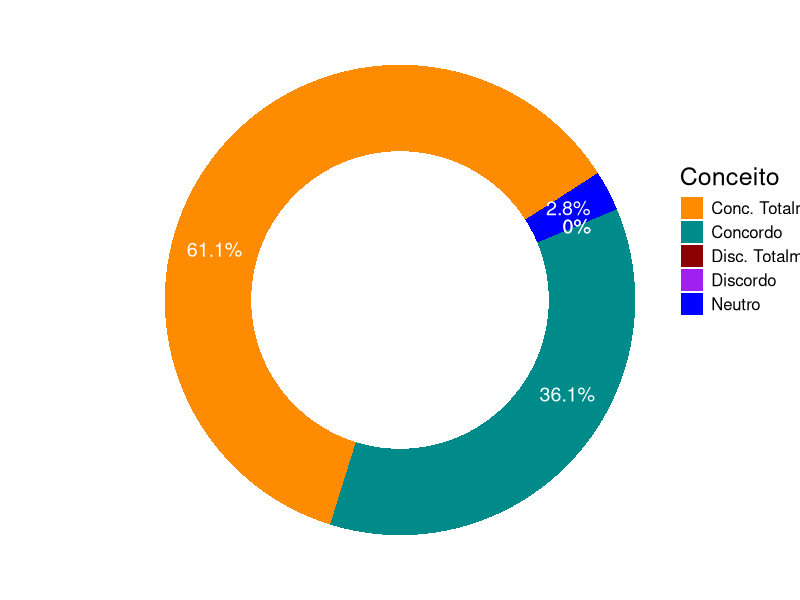
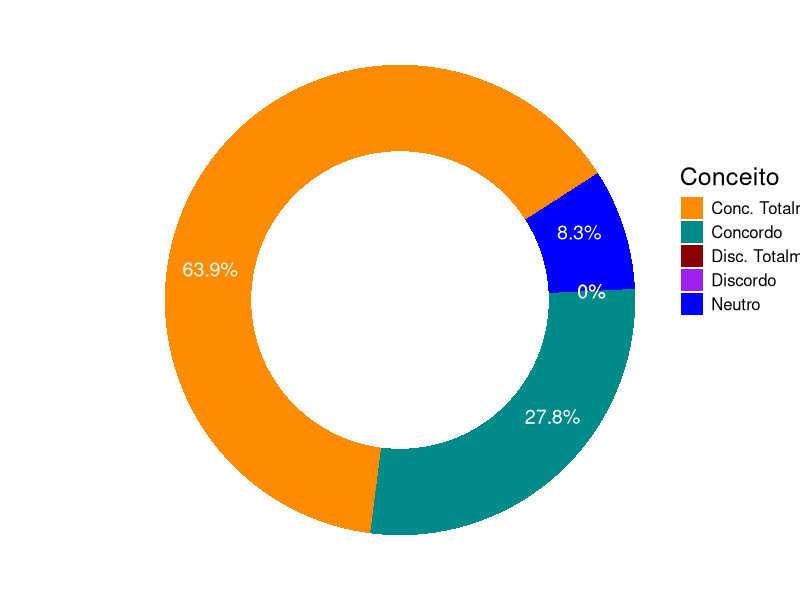
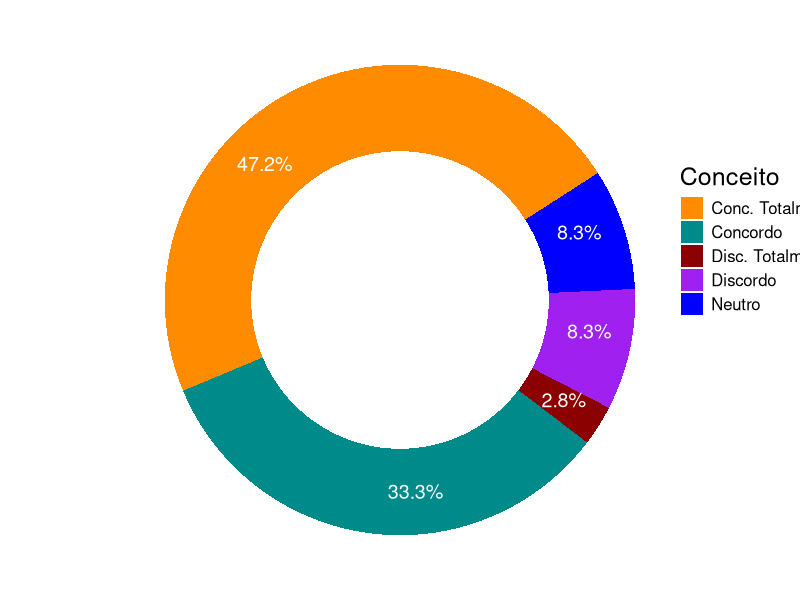
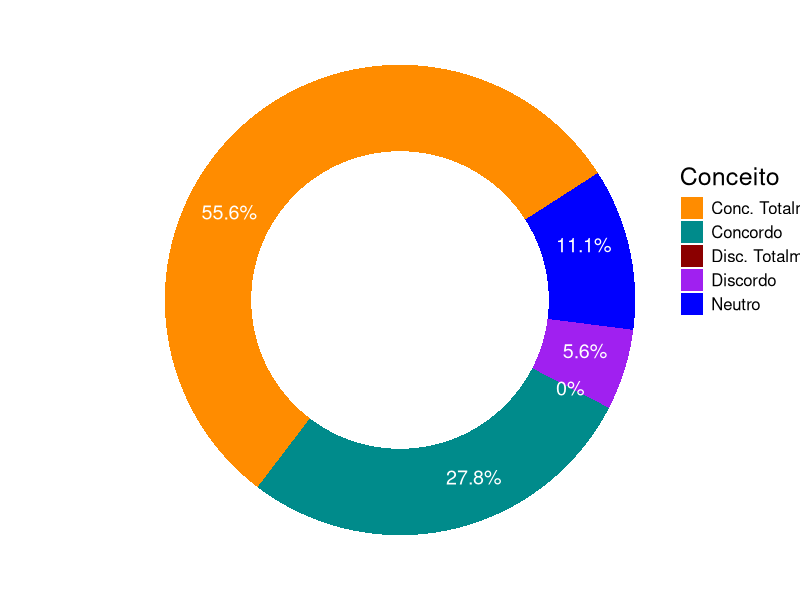
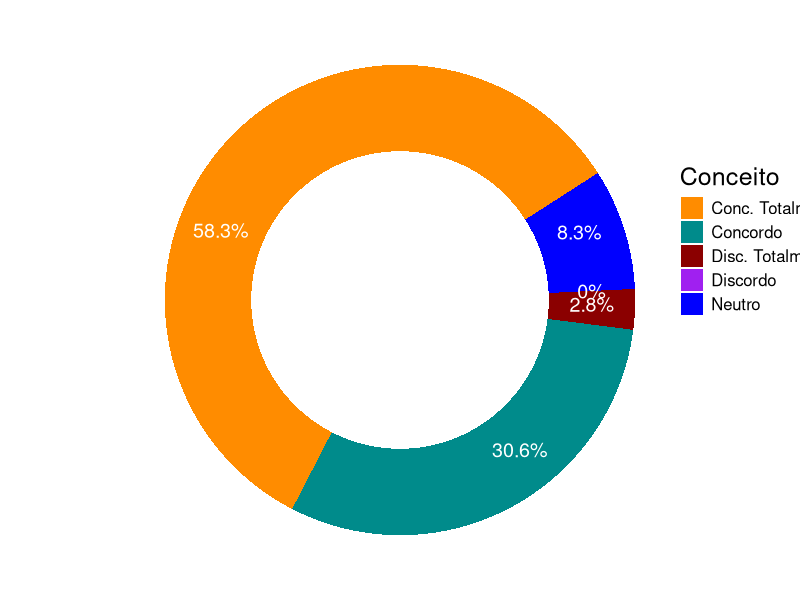
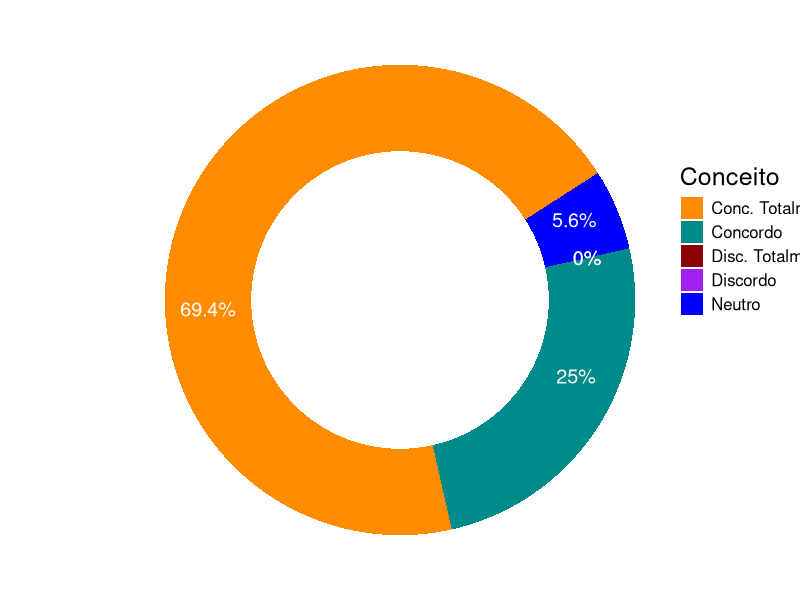
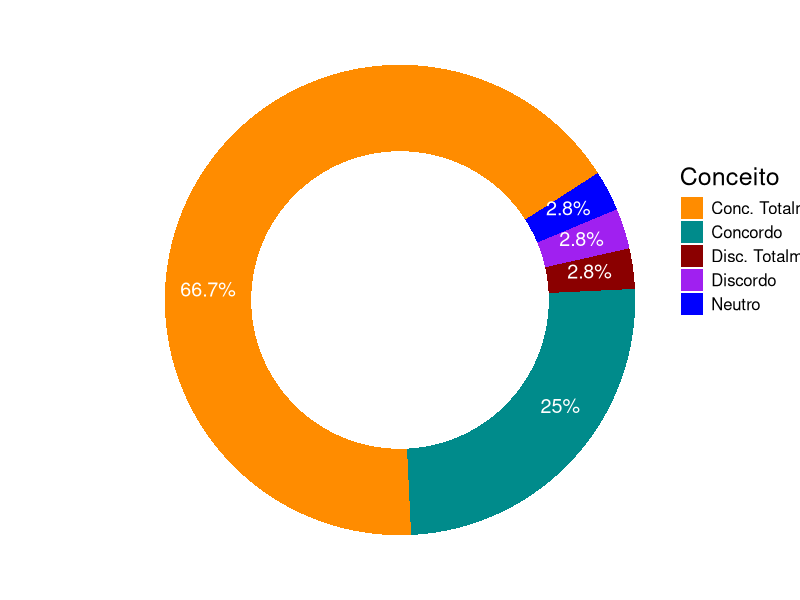
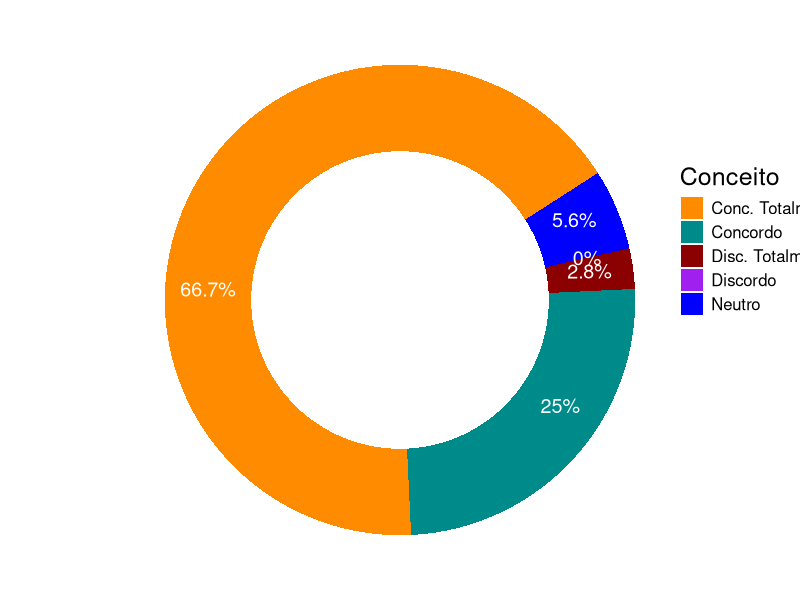

Here is the R script that generated these plots, in order:
## ---- chunk 1
library(openxlsx)
library(ggplot2)
library(dplyr)
library(ggpubr)
## ---- chunk 2
dados<- read.xlsx("satisfacao.xlsx")
View(dados)
## ---- chunk 3
teste<- is.na(dados)
teste2<- colSums(teste)
dados2<- dados[,which(teste2==0)]
dados3<- dados2[, - c(1:4)]
View(dados3)
ncol(dados3)
## ---- chunk 4
frequencia<- matrix(0,5,8)

frequencia[c(3,4,5),1]<- as.data.frame(table(dados3[,1]))[,2]
frequencia[c(3,4,5),2]<- as.data.frame(table(dados3[,2]))[,2]
frequencia[c(1:5),3]<- as.data.frame(table(dados3[,3]))[,2]
frequencia[c(2:5),4]<- as.data.frame(table(dados3[,4]))[,2]
frequencia[c(1,3,4,5),5]<- as.data.frame(table(dados3[,5]))[,2]
frequencia[c(3,4,5),6]<- as.data.frame(table(dados3[,6]))[,2]
frequencia[c(1:5),7]<- as.data.frame(table(dados3[,7]))[,2]
frequencia[c(1,3,4,5),8]<- as.data.frame(table(dados3[,8]))[,2]


## ---- chunk 5
# Vetor com as classes
Conceito<- c("Disc. Totalmente", "Discordo", 
             "Neutro", "Concordo","Conc. Totalmente")

percent<-(frequencia/colSums(frequencia))*100

resp<- data.frame(Conceito, percent)
names(resp)<- c("Conceito","Q1","Q2","Q3","Q4","Q5","Q6","Q7","Q8")
View(resp)
## ---- chunk 6
ggplot(resp, aes(2,Q1, fill= Conceito))+
  geom_bar(stat= "identity")+
  geom_text(aes(label= paste0(round(Q1, 1), "%")), color= "white",
            position= position_stack(vjust= .4), size= 5)+
  scale_fill_manual(values = c("darkorange","cyan4","darkred","purple",
                               "blue")) +
   xlim(0, 2.5) +
   coord_polar(theta = "y", start = 1) +
    theme_void() +
    theme(legend.position = c(1.1, .6),
          legend.title = element_text(size = 18),
          legend.text = element_text(size = 12))
## ---- chunk 7
ggplot(resp, aes(2,Q2, fill= Conceito))+
  geom_bar(stat= "identity")+
  geom_text(aes(label= paste0(round(Q2, 1), "%")), color= "white",
            position= position_stack(vjust= .4), size= 5)+
  scale_fill_manual(values = c("darkorange","cyan4","darkred","purple",
                               "blue")) +
   xlim(0, 2.5) +
   coord_polar(theta = "y", start = 1) +
    theme_void() +
    theme(legend.position = c(1.1, .6),
          legend.title = element_text(size = 18),
          legend.text = element_text(size = 12))
## ---- chunk 8
ggplot(resp, aes(2,Q3, fill= Conceito))+
  geom_bar(stat= "identity")+
  geom_text(aes(label= paste0(round(Q3, 1), "%")), color= "white",
            position= position_stack(vjust= .4), size= 5)+
  scale_fill_manual(values = c("darkorange","cyan4","darkred","purple",
                               "blue")) +
   xlim(0, 2.5) +
   coord_polar(theta = "y", start = 1) +
    theme_void() +
    theme(legend.position = c(1.1, .6),
          legend.title = element_text(size = 18),
          legend.text = element_text(size = 12))

## ---- chunk 9
ggplot(resp, aes(2,Q4, fill= Conceito))+
  geom_bar(stat= "identity")+
  geom_text(aes(label= paste0(round(Q4, 1), "%")), color= "white",
            position= position_stack(vjust= .4), size= 5)+
  scale_fill_manual(values = c("darkorange","cyan4","darkred","purple",
                               "blue")) +
   xlim(0, 2.5) +
   coord_polar(theta = "y", start = 1) +
    theme_void() +
    theme(legend.position = c(1.1, .6),
          legend.title = element_text(size = 18),
          legend.text = element_text(size = 12))

## ---- chunk 10
ggplot(resp, aes(2,Q5, fill= Conceito))+
  geom_bar(stat= "identity")+
  geom_text(aes(label= paste0(round(Q5, 1), "%")), color= "white",
            position= position_stack(vjust= .4), size= 5)+
  scale_fill_manual(values = c("darkorange","cyan4","darkred","purple",
                               "blue")) +
   xlim(0, 2.5) +
   coord_polar(theta = "y", start = 1) +
    theme_void() +
    theme(legend.position = c(1.1, .6),
          legend.title = element_text(size = 18),
          legend.text = element_text(size = 12))

## ---- chunk 11
ggplot(resp, aes(2,Q6, fill= Conceito))+
  geom_bar(stat= "identity")+
  geom_text(aes(label= paste0(round(Q6, 1), "%")), color= "white",
            position= position_stack(vjust= .4), size= 5)+
  scale_fill_manual(values = c("darkorange","cyan4","darkred","purple",
                               "blue")) +
   xlim(0, 2.5) +
   coord_polar(theta = "y", start = 1) +
    theme_void() +
    theme(legend.position = c(1.1, .6),
          legend.title = element_text(size = 18),
          legend.text = element_text(size = 12))

## ---- chunk 12
ggplot(resp, aes(2,Q7, fill= Conceito))+
  geom_bar(stat= "identity")+
  geom_text(aes(label= paste0(round(Q7, 1), "%")), color= "white",
            position= position_stack(vjust= .4), size= 5)+
  scale_fill_manual(values = c("darkorange","cyan4","darkred","purple",
                               "blue")) +
   xlim(0, 2.5) +
   coord_polar(theta = "y", start = 1) +
    theme_void() +
    theme(legend.position = c(1.1, .6),
          legend.title = element_text(size = 18),
          legend.text = element_text(size = 12))

## ---- chunk 13
ggplot(resp, aes(2,Q8, fill= Conceito))+
  geom_bar(stat= "identity")+
  geom_text(aes(label= paste0(round(Q8, 1), "%")), color= "white",
            position= position_stack(vjust= .4), size= 5)+
  scale_fill_manual(values = c("darkorange","cyan4","darkred","purple",
                               "blue")) +
   xlim(0, 2.5) +
   coord_polar(theta = "y", start = 1) +
    theme_void() +
    theme(legend.position = c(1.1, .6),
          legend.title = element_text(size = 18),
          legend.text = element_text(size = 12))
## ---- chunk 14

## ---- chunk 15
ncol(dados)
tdados<-dados[,32]
tdados2<- tdados[which(is.na(tdados)+1 == 1)]
tdados2
